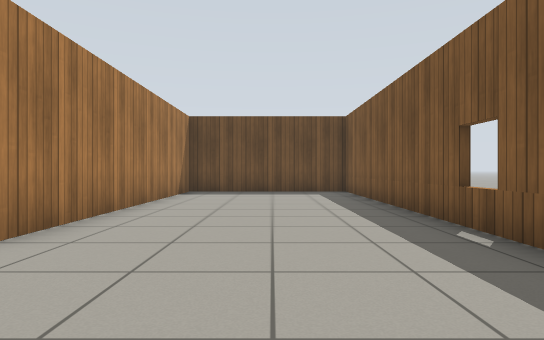
view 1 (above)

24 first-person views from a walk through a robot-simulator world made for Gazebo. The camera is 0.72 m above the floor, looks level and sees 75° across. The floor is counted in squares, 1 m on a side. Each view is taken from the middle of a square. On the plan, view 1 faces up. The plan holds only what a view shows up to about 11 squares ahead; the rest is blank. Simple patterns stand in for the simulator's built-in surfaces.

view 2
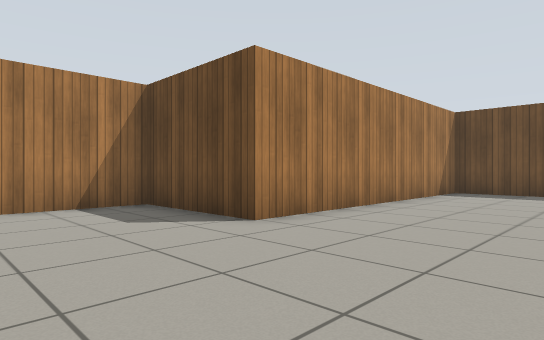

view 3
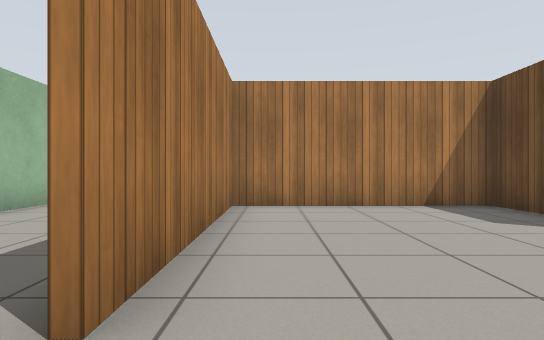

view 4
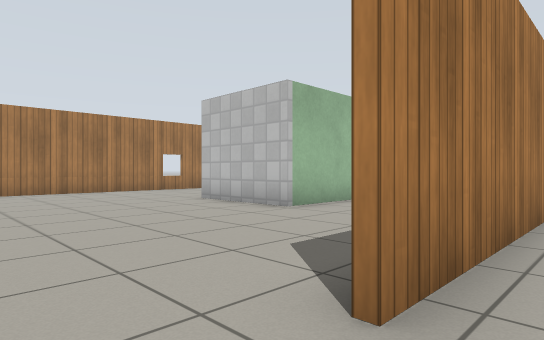

view 5
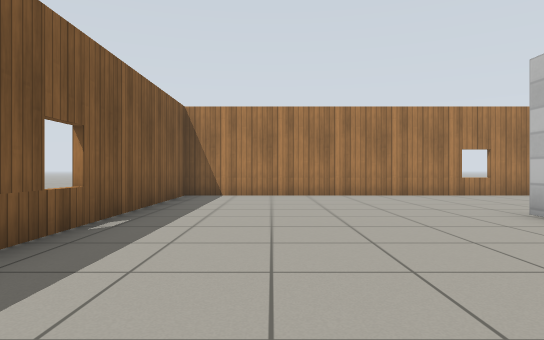

view 6
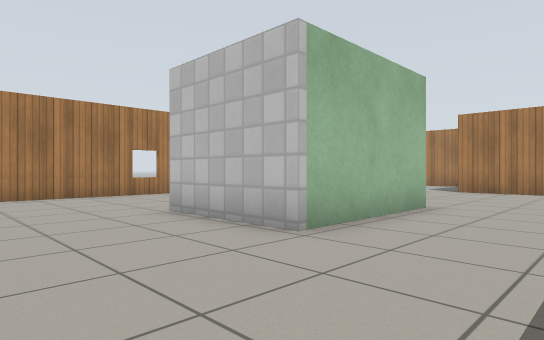

view 7
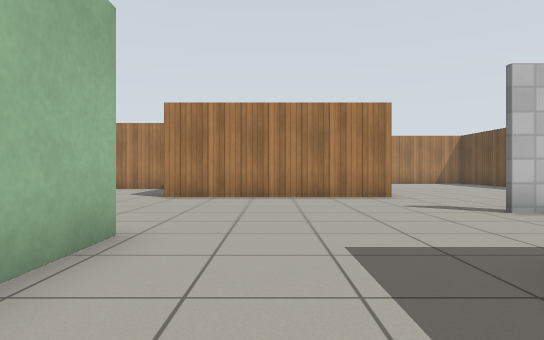

view 8
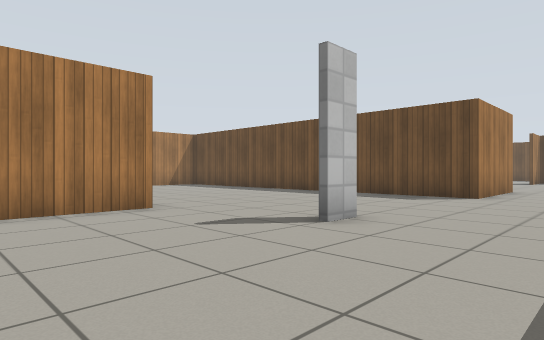

view 9
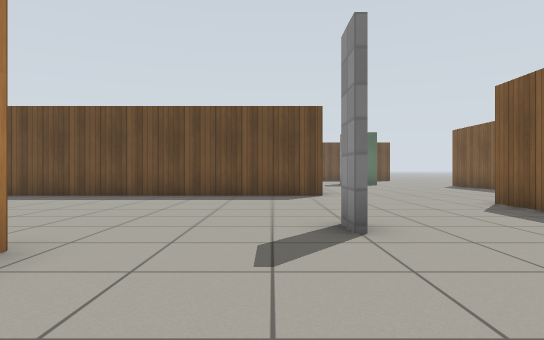

view 10
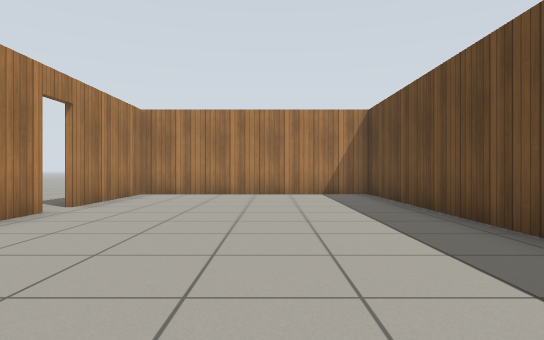

view 11
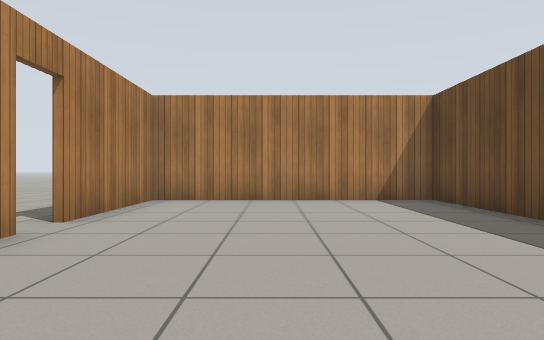

view 12
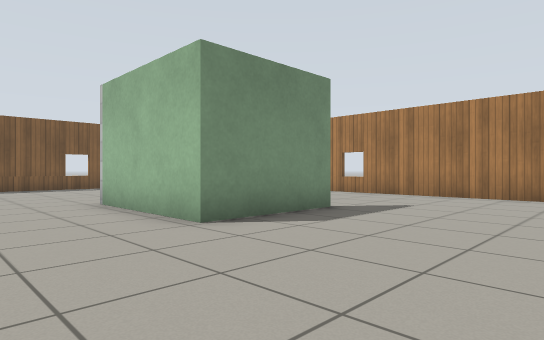

view 13
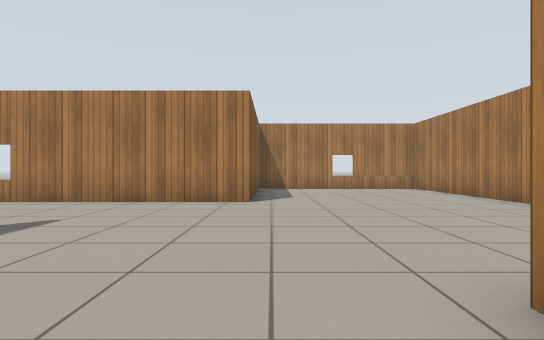

view 14
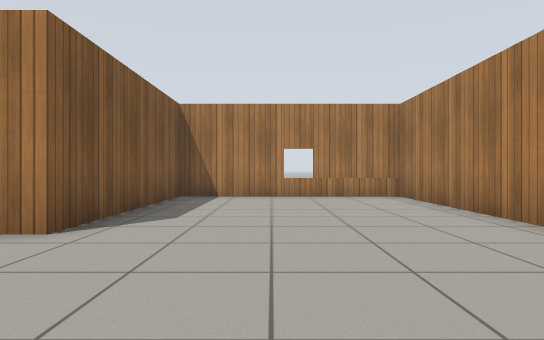

view 15
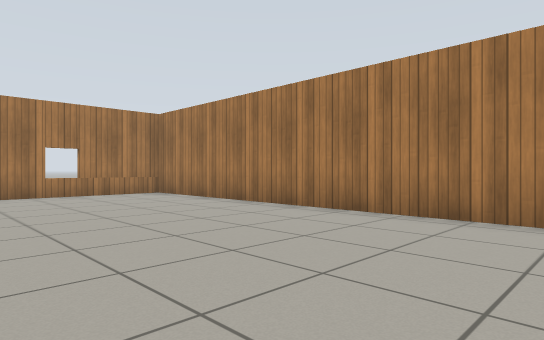

view 16
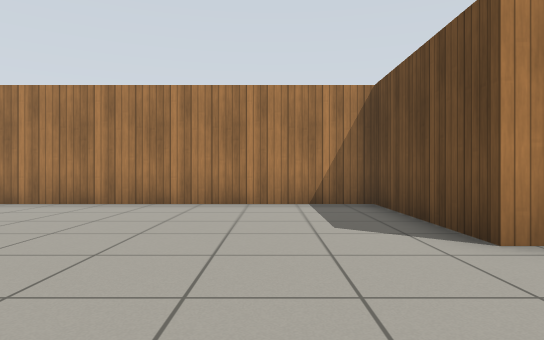

view 17
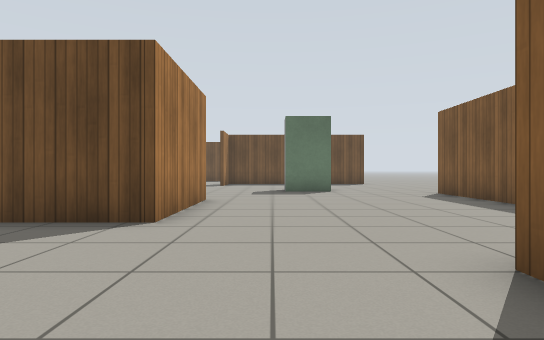

view 18
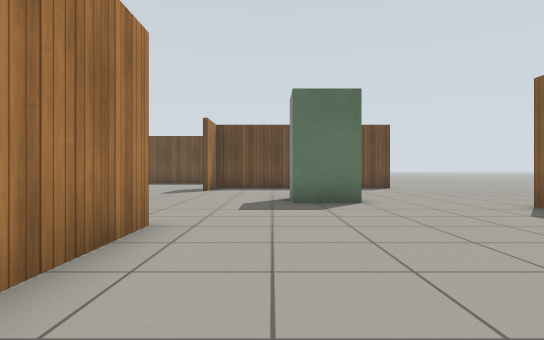

view 19
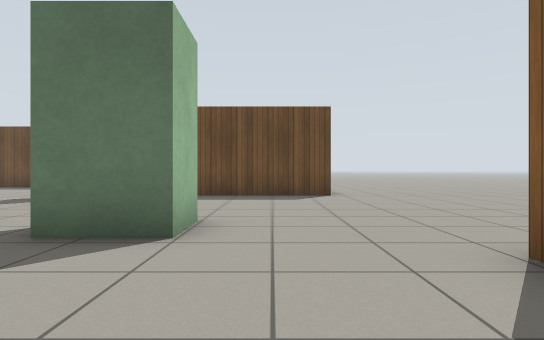

view 20
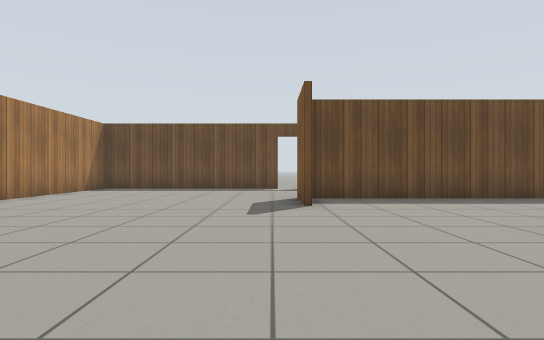

view 21
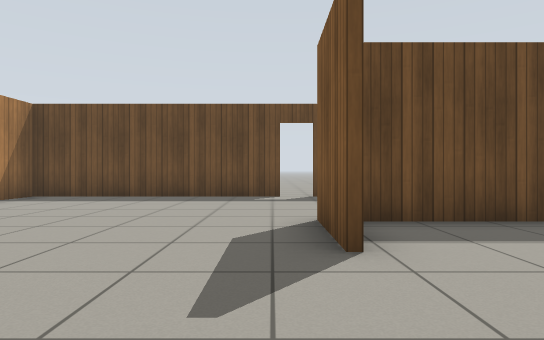

view 22
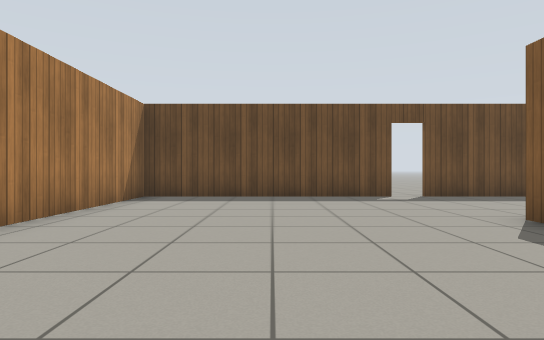

view 23
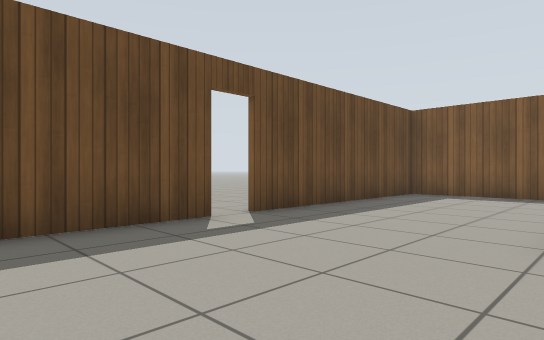

view 24
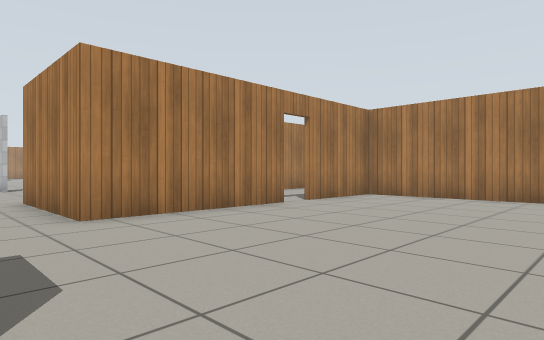

### Floor plan
Points are (right, up) in squares from view 1. A wall is a line through its corners. A room is listed if a view was taken in it or the views show most of it. See-through windows are left out.
Room 1 (views 1, 2, 3, 4)
walls: (2.5, 3.1) (2.5, 11); (-0.5, 11.8) (-2.7, 11.8) (-2.7, 3.4) (-6.1, 3.4) (-6.1, -1.8) (-0.5, -1.8)
ways out: opening at (0.5, -2) to room 2
Room 2 (views 5, 6, 7, 8, 9, 10, 11, 12, 13, 14, 15, 16, 17, 18, 19, 20, 21, 22, 23, 24)
walls: (-6.2, 2.1) (-6.2, 3.6); (-2.9, 8.4) (-2.9, 12); (-13.9, 9.6) (-9.6, 9.6) (-9.6, 5.9) (-22.5, 5.9) (-22.5, -0.8) (-18.8, -0.8); (-6.1, 14) (-6.1, 12.7) (-7.5, 12.7) (-7.5, 13.9); (-13.3, -0.7) (-13.3, -6.8) (-17.5, -6.8) (-17.5, -18.5) (-11.5, -18.5) (-11.5, -12.9) (2.5, -12.9) (2.5, -6.1); (-10.3, 17) (-10.3, 19.1); (-18, -0.8) (-17, -0.8); (-17.5, 13.8) (-17.5, 9.6) (-14.6, 9.6); (-3.3, 19) (-10, 18.9); (-7.9, -8.8) (-7.9, -5.7) (-4.2, -5.7) (-4.2, -8.8); (-3.5, 20.4) (-3.5, 23.5) (-9.9, 23.5); (-10.7, 23.5) (-17.5, 23.5) (-17.5, 18.4)
ways out: opening at (0.5, -2) to room 1; open door at (-18.5, -1); open door at (-10.5, 24); gap at (-14.3, 9.3)

Positions as (right, up) in squares from view 1, and headings:
1: (0, 0), facing up
2: (1, 0), facing up-left
3: (1, -1), facing left
4: (1, -1), facing down-left
5: (0, -3), facing down
6: (-1, -3), facing down-left
7: (-4, -4), facing left
8: (-7, -4), facing up-left
9: (-11, -4), facing up
10: (-12, 3), facing left
11: (-14, 2), facing left
12: (-12, -3), facing down-right
13: (-12, -5), facing down
14: (-14, -9), facing down
15: (-12, -8), facing down-left
16: (-10, -9), facing left
17: (-8, 1), facing up
18: (-8, 5), facing up
19: (-5, 9), facing up
20: (-11, 10), facing up
21: (-11, 14), facing up
22: (-14, 14), facing up
23: (-14, 19), facing up-right
24: (-8, 15), facing down-left
